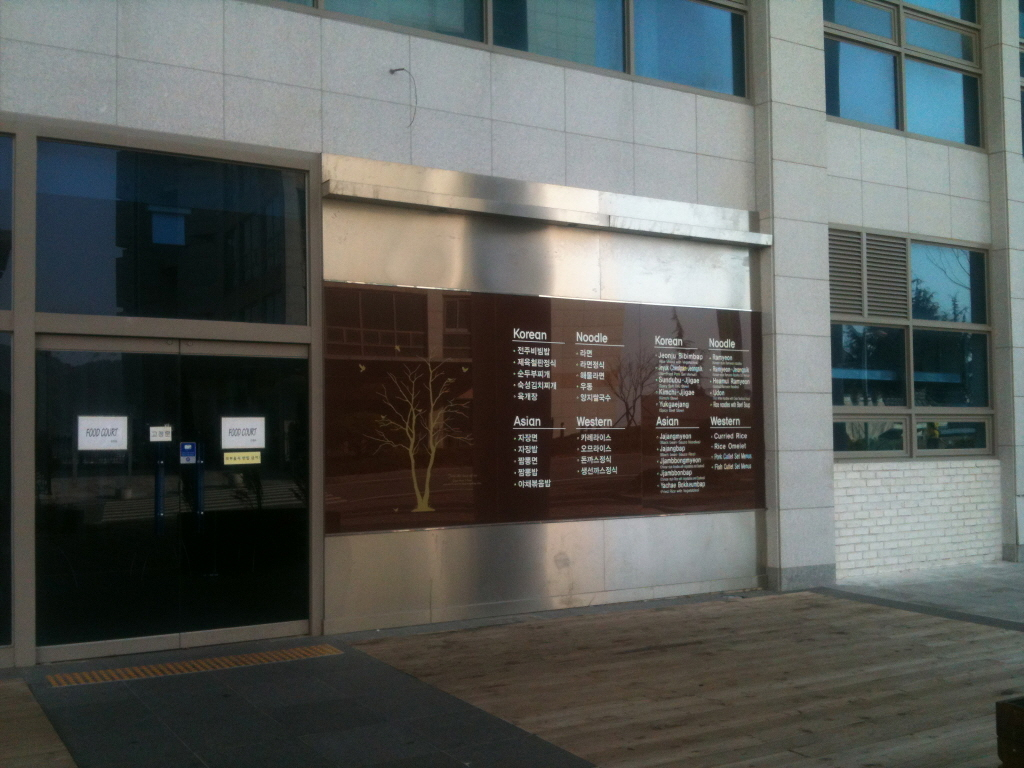
#> input picture dsu1.jpg, 1024 x 768 px
$ jupyter execute --allow-errors chap143.ipynb
#> lines starting #> are read from the running program, lines starting #| are printed output that depends on the picture
## Geometric Transformations of Images

### Scaling

[cell 1]
import cv2
import numpy as np

[cell 2]
img = cv2.imread('rabbit.jpg')

#> (the rest of this cell did not finish here and is left out)

#> (a cell that did not finish here is left out)

### Translation

[cell 4]
import cv2
import numpy as np

img = cv2.imread('dsu1.jpg',0)
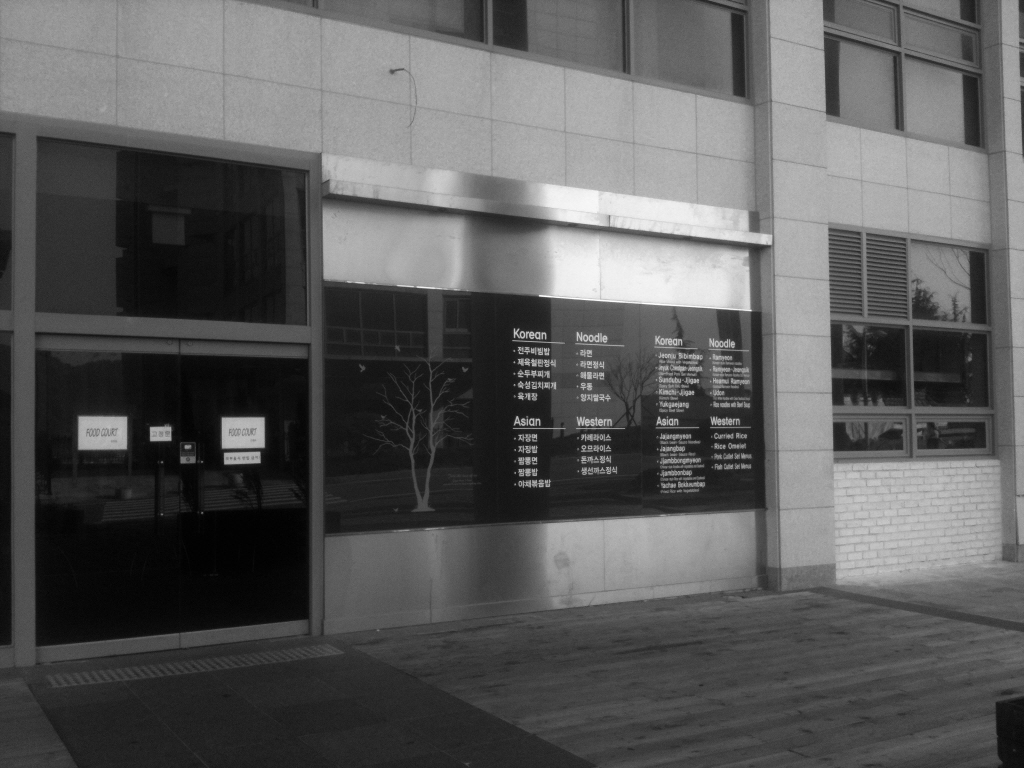
#> img: shape (768, 1024); min 0, max 255, mean 90.1
rows,cols = img.shape
#> rows = 768; cols = 1024

M = np.float32([[1,0,100],[0,1,50]])
dst = cv2.warpAffine(img,M,(cols,rows))
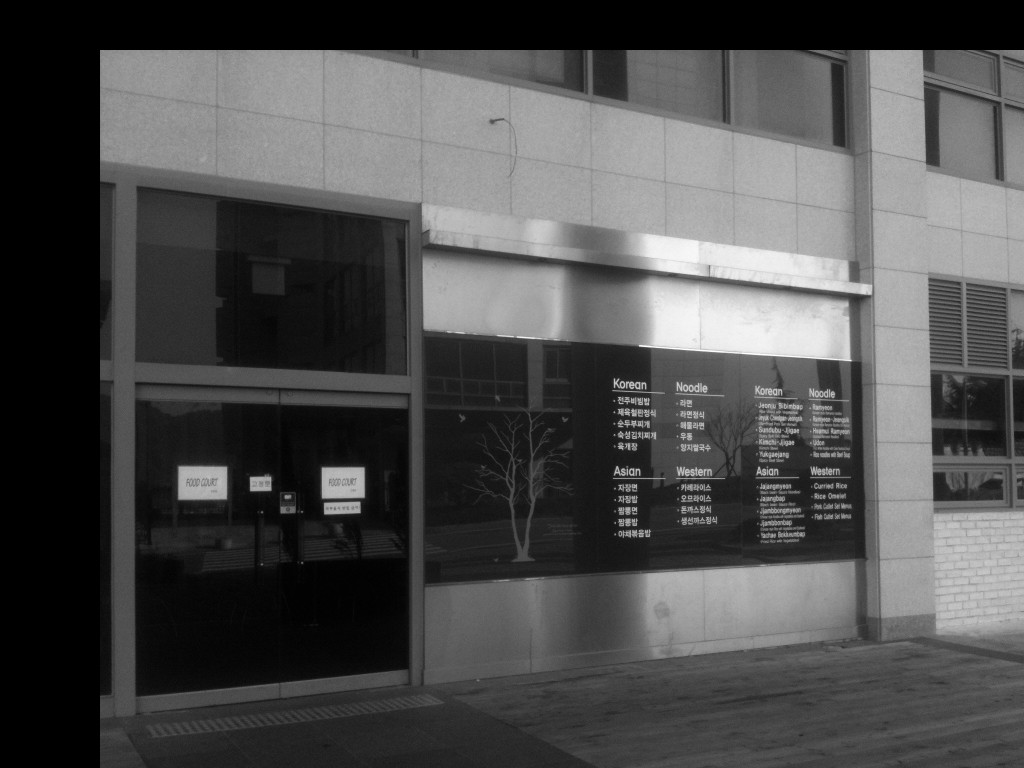
#> dst: shape (768, 1024); min 0, max 255, mean 77

cv2.imshow('img',dst)
cv2.waitKey(0)
cv2.destroyAllWindows()

### Rotation

[cell 5]
img = cv2.imread('dsu6.jpg',0)
#> (the rest of this cell did not finish here and is left out)

### Affine Transformation

[cell 6]
from matplotlib import pyplot as plt

img = cv2.imread('dsu6.jpg')
#> (the rest of this cell did not finish here and is left out)

### Perspective Transformation

[cell 7]
img = cv2.imread('dsu1.jpg')
#> img is the input picture: shape (768, 1024, 3); mean B, G, R 88.3, 91.5, 88.3
rows,cols,ch = img.shape
#> ch = 3

pts1 = np.float32([[327,278],[759,314],[327,539],[768,512]])
pts2 = np.float32([[0,0],[300,0],[0,300],[300,300]])

M = cv2.getPerspectiveTransform(pts1,pts2)

dst = cv2.warpPerspective(img,M,(300,300))
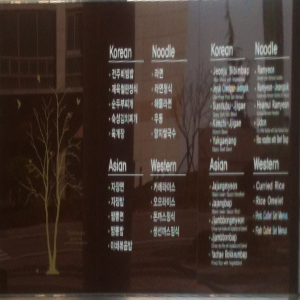
#> dst: shape (300, 300, 3); mean B, G, R 47.2, 53.7, 67.1

plt.subplot(121),plt.imshow(img),plt.title('Input')
plt.subplot(122),plt.imshow(dst),plt.title('Output')
plt.show()
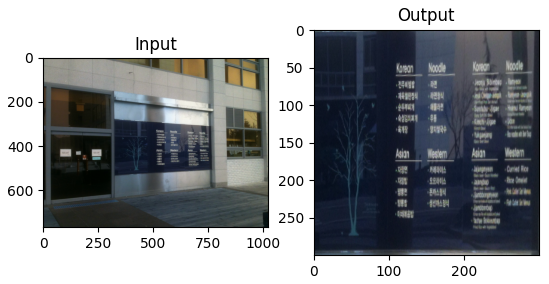
#> figure drawn by matplotlib, 2 panels; B, G, R data is drawn as R, G, B

$ run again, with dsu4.jpg copied over dsu1.jpg
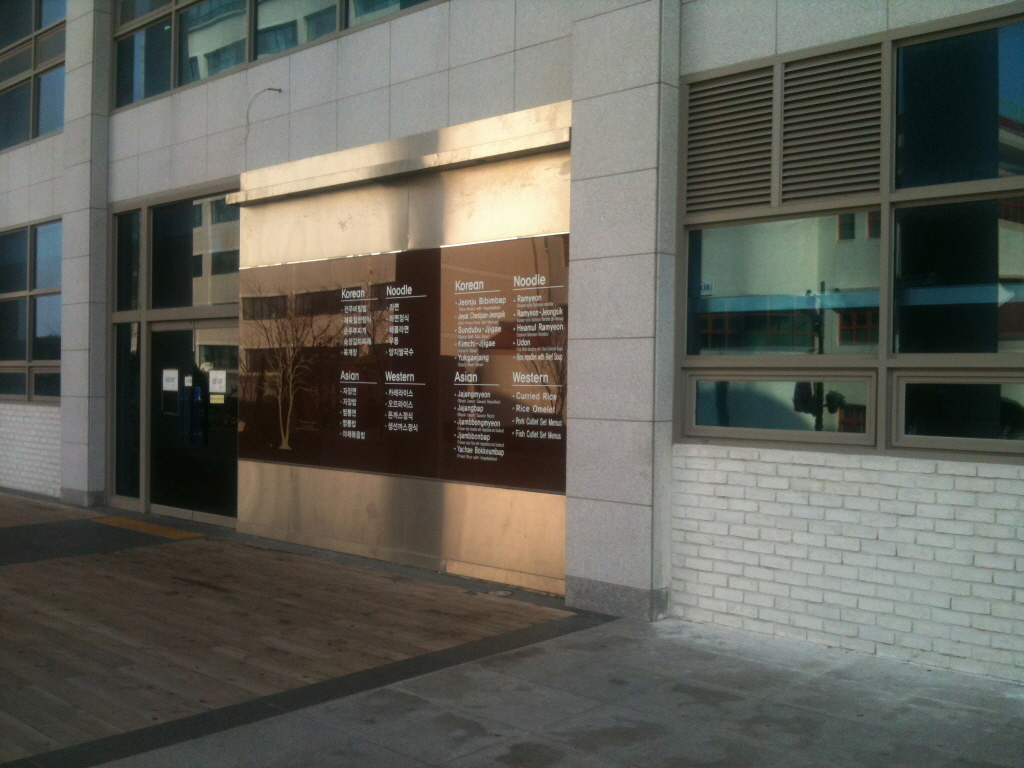
#> input picture dsu4.jpg, 1024 x 768 px
#> img is the input picture: shape (768, 1024, 3); mean B, G, R 89.1, 97.1, 97.1
#> `dst = cv2.warpPerspective(img,M,(300,300))`:
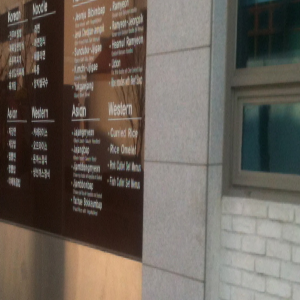
#> dst: shape (300, 300, 3); mean B, G, R 89.3, 97.8, 106.3
#> `plt.show()`:
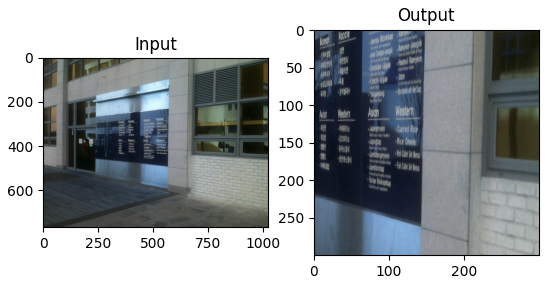
#> figure drawn by matplotlib, 2 panels; B, G, R data is drawn as R, G, B

$ run again, with dsu7.jpg copied over dsu1.jpg
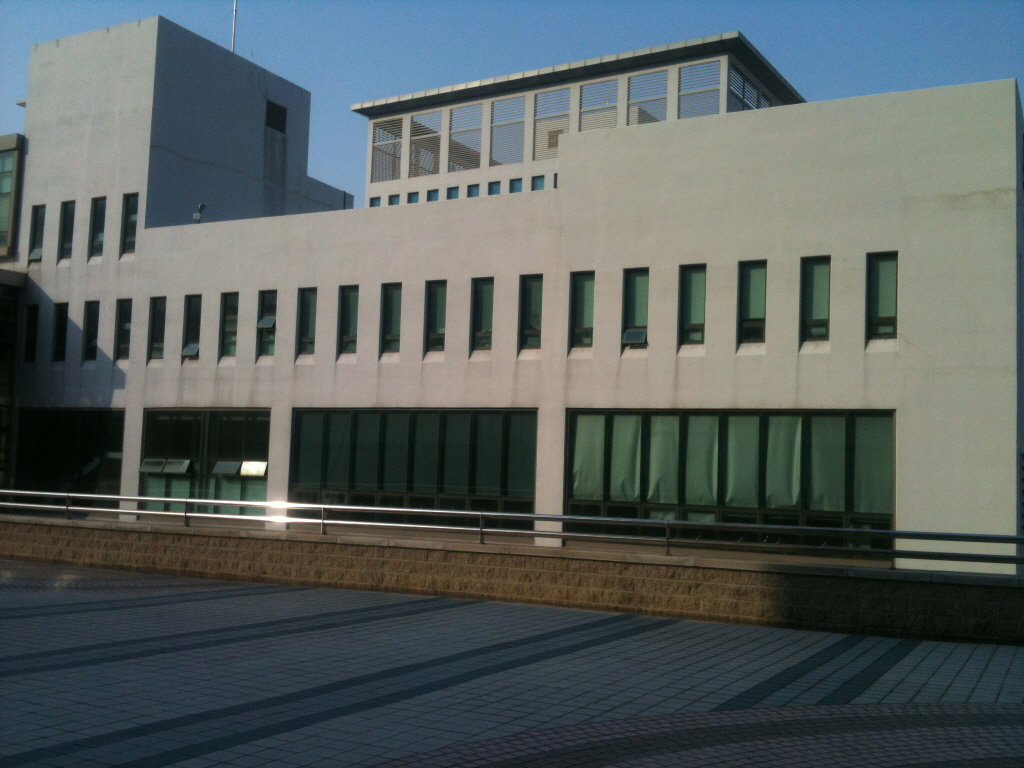
#> input picture dsu7.jpg, 1024 x 768 px
#> img is the input picture: shape (768, 1024, 3); mean B, G, R 95.7, 96.2, 88.1
#> `dst = cv2.warpPerspective(img,M,(300,300))`:
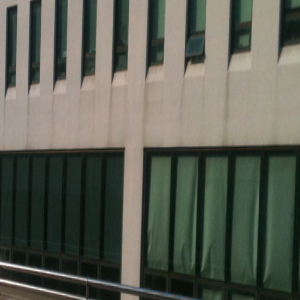
#> dst: shape (300, 300, 3); mean B, G, R 84.7, 95.8, 92.9
#> `plt.show()`:
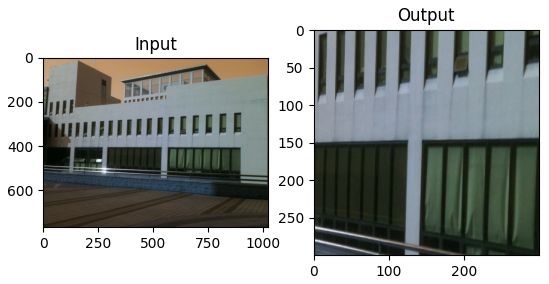
#> figure drawn by matplotlib, 2 panels; B, G, R data is drawn as R, G, B
